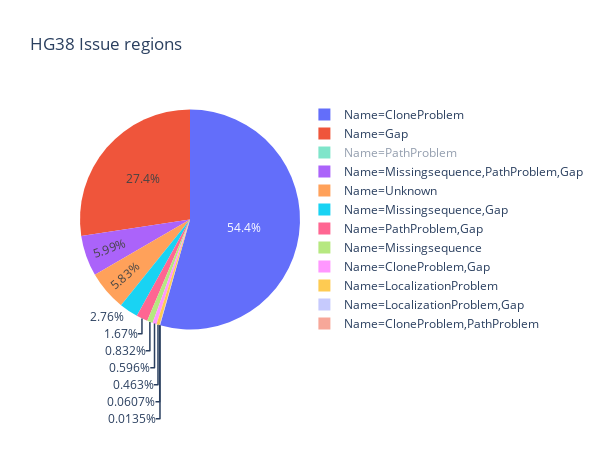

This figure's notebook cell:
### Code cell
fig = px.pie(tab_sub, values='counts', names = 'hg38_issues', 
             title='HG38 Issue regions', 
            width=600, height=450)
fig.show()

### Figure 1 — Plotly figure (JSON) as saved in the notebook; plotly's stock layout.template omitted (floating-point values rounded to 4 significant figures)
{"data": [{"domain": {"x": [0, 1], "y": [0, 1]}, "hovertemplate": "hg38_issues=%{label}<br>counts=%{value}<extra></extra>", "labels": ["Name=CloneProblem", "Name=CloneProblem,Gap", "Name=CloneProblem,PathProblem", "Name=Gap", "Name=LocalizationProblem", "Name=LocalizationProblem,Gap", "Name=Missingsequence", "Name=Missingsequence,Gap", "Name=Missingsequence,PathProblem,Gap", "Name=PathProblem", "Name=PathProblem,Gap", "Name=Unknown"], "legendgroup": "", "name": "", "showlegend": true, "type": "pie", "values": [24200, 265, 6, 12188, 206, 27, 370, 1228, 2663, 5640, 743, 2595]}], "layout": {"height": 450, "hiddenlabels": ["Name=PathProblem"], "legend": {"tracegroupgap": 0}, "title": {"text": "HG38 Issue regions"}, "width": 600}}
